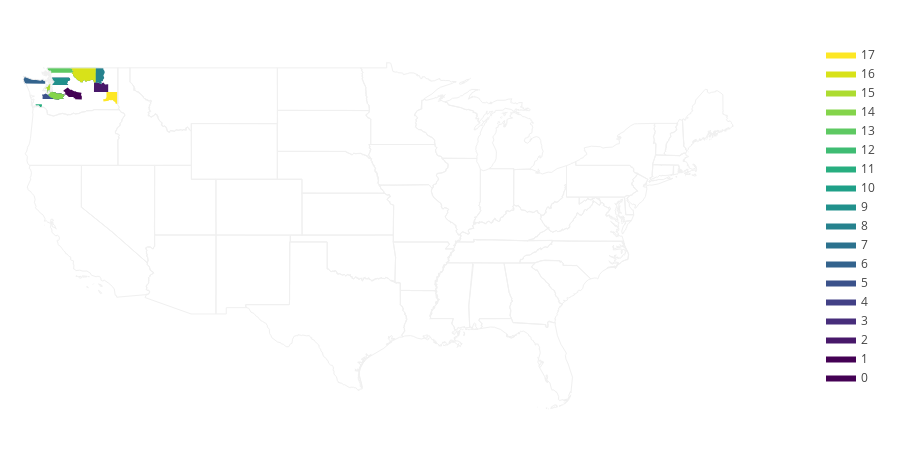

Write notebook code for a chart like this one.
### Code cell
import plotly.figure_factory as ff

fips = ["53053", "53037", "53043", "53053", "53061", "53067", "53009", "53061", "53019", "53061", "53047", "53069", "53053", "53073", "53053", "53035", "53047", "53075"]
values = range(len(fips))

fig = ff.create_choropleth(fips=fips, values=values)
fig.layout.template = None
fig.show()

### Figure 1 — Plotly figure (JSON) as saved in the notebook; plotly's stock layout.template omitted (floating-point values rounded to 4 significant figures; data arrays with more than 128 entries replaced by an {"elided": "..."} marker saying what was removed)
{"data": [{"fill": "toself", "fillcolor": "rgb(68, 1, 84)", "hoverinfo": "none", "line": {"color": "rgb(0, 0, 0)", "width": 0}, "mode": "lines", "name": "0", "type": "scatter", "x": [-122.6, -122.6, -122.6, -122.6, -122.6, null, -122.7, -122.6, -122.6, -122.6, -122.7, null, -122.7, -122.6, -122.5, -122.5, -122.4, -122.4, -122.4, -122.4, -122.3, -122.1, -122.1, -121.9, -121.8, -121.7, -121.6, -121.4, -121.4, -121.5, -121.5, -121.8, -121.8, -122.3, -122.3, -122.5, -122.5, -122.6, -122.6, -122.6, -122.7, null, -122.7, -122.7, -122.6, -122.7, -122.7, null, -122.7, -122.7, -122.7, -122.7, -122.7, null, -122.8, -122.8, -122.8, -122.6, -122.5, -122.6, -122.5, -122.6, -122.7, -122.6, -122.7, -122.8, -122.7, -122.8, -122.8, -122.8, null, -122.8, -122.8, -122.8, -122.8, -122.8, null], "y": [47.15, 47.16, 47.17, 47.15, 47.15, null, 47.27, 47.27, 47.23, 47.22, 47.27, null, 47.08, 47.18, 47.28, 47.32, 47.26, 47.29, 47.31, 47.32, 47.26, 47.26, 47.2, 47.14, 47.17, 47.16, 47.12, 47.09, 47.06, 46.87, 46.78, 46.78, 46.73, 46.77, 46.84, 46.87, 46.91, 46.94, 46.98, 46.98, 47.08, null, 47.21, 47.23, 47.21, 47.19, 47.21, null, 47.16, 47.19, 47.17, 47.13, 47.16, null, 47.25, 47.3, 47.4, 47.4, 47.38, 47.33, 47.29, 47.26, 47.28, 47.38, 47.34, 47.27, 47.23, 47.21, 47.17, 47.25, null, 47.26, 47.27, 47.27, 47.26, 47.26, null]}, {"fill": "toself", "fillcolor": "rgb(68, 1, 84)", "hoverinfo": "none", "line": {"color": "rgb(0, 0, 0)", "width": 0}, "mode": "lines", "name": "1", "type": "scatter", "x": [-121.5, -121.2, -121.1, -120.9, -120.8, -120.6, -120.5, -120.4, -120.1, -120.1, -120.0, -120.0, -120.0, -120.0, -120.0, -119.9, -120.0, -120.5, -120.5, -120.6, -120.6, -121.0, -121.1, -121.2, -121.4, -121.4, -121.3, -121.3, -121.4, -121.3, -121.4, -121.5, null], "y": [47.37, 47.57, 47.6, 47.43, 47.42, 47.31, 47.33, 47.26, 47.26, 47.23, 47.22, 47.13, 47.07, 46.94, 46.86, 46.8, 46.74, 46.74, 46.82, 46.83, 46.91, 46.91, 46.99, 47.07, 47.1, 47.13, 47.14, 47.19, 47.22, 47.28, 47.29, 47.37, null]}, {"fill": "toself", "fillcolor": "rgb(72, 24, 106)", "hoverinfo": "none", "line": {"color": "rgb(0, 0, 0)", "width": 0}, "mode": "lines", "name": "2", "type": "scatter", "x": [-119.0, -119.0, -118.8, -118.7, -118.7, -118.6, -118.5, -118.5, -118.5, -118.4, -118.4, -118.3, -118.2, -118.1, -117.9, -117.8, -117.8, -119.0, -119.0, null], "y": [47.35, 47.94, 47.96, 47.9, 47.94, 47.93, 47.91, 47.88, 47.88, 47.85, 47.83, 47.89, 47.95, 47.8, 47.85, 47.83, 47.26, 47.26, 47.35, null]}, {"fill": "toself", "fillcolor": "rgb(71, 45, 123)", "hoverinfo": "none", "line": {"color": "rgb(0, 0, 0)", "width": 0}, "mode": "lines", "name": "3", "type": "scatter", "x": [-122.6, -122.6, -122.6, -122.6, -122.6, null, -122.7, -122.6, -122.6, -122.6, -122.7, null, -122.7, -122.6, -122.5, -122.5, -122.4, -122.4, -122.4, -122.4, -122.3, -122.1, -122.1, -121.9, -121.8, -121.7, -121.6, -121.4, -121.4, -121.5, -121.5, -121.8, -121.8, -122.3, -122.3, -122.5, -122.5, -122.6, -122.6, -122.6, -122.7, null, -122.7, -122.7, -122.6, -122.7, -122.7, null, -122.7, -122.7, -122.7, -122.7, -122.7, null, -122.8, -122.8, -122.8, -122.6, -122.5, -122.6, -122.5, -122.6, -122.7, -122.6, -122.7, -122.8, -122.7, -122.8, -122.8, -122.8, null, -122.8, -122.8, -122.8, -122.8, -122.8, null], "y": [47.15, 47.16, 47.17, 47.15, 47.15, null, 47.27, 47.27, 47.23, 47.22, 47.27, null, 47.08, 47.18, 47.28, 47.32, 47.26, 47.29, 47.31, 47.32, 47.26, 47.26, 47.2, 47.14, 47.17, 47.16, 47.12, 47.09, 47.06, 46.87, 46.78, 46.78, 46.73, 46.77, 46.84, 46.87, 46.91, 46.94, 46.98, 46.98, 47.08, null, 47.21, 47.23, 47.21, 47.19, 47.21, null, 47.16, 47.19, 47.17, 47.13, 47.16, null, 47.25, 47.3, 47.4, 47.4, 47.38, 47.33, 47.29, 47.26, 47.28, 47.38, 47.34, 47.27, 47.23, 47.21, 47.17, 47.25, null, 47.26, 47.27, 47.27, 47.26, 47.26, null]}, {"fill": "toself", "fillcolor": "rgb(66, 64, 134)", "hoverinfo": "none", "line": {"color": "rgb(0, 0, 0)", "width": 0}, "mode": "lines", "name": "4", "type": "scatter", "x": [-122.3, -122.3, -122.3, -122.3, -122.3, null, -122.4, -122.4, -121.0, -120.9, -121.0, -120.9, -121.0, -121.2, -121.1, -121.2, -121.2, -121.1, -121.1, -122.4, -122.3, -122.2, -122.2, -122.4, -122.4, -122.4, null], "y": [48.02, 48.02, 48.01, 48.01, 48.02, null, 48.25, 48.3, 48.3, 48.16, 48.15, 48.11, 48.07, 48.04, 48.0, 47.9, 47.85, 47.83, 47.78, 47.78, 47.95, 47.97, 48.02, 48.12, 48.18, 48.25, null]}, {"fill": "toself", "fillcolor": "rgb(59, 82, 139)", "hoverinfo": "none", "line": {"color": "rgb(0, 0, 0)", "width": 0}, "mode": "lines", "name": "5", "type": "scatter", "x": [-123.2, -123.2, -123.1, -122.9, -122.9, -122.8, -122.8, -122.8, -122.8, -122.7, -122.7, -122.7, -122.6, -122.6, -122.5, -122.3, -122.3, -122.2, -123.2, -123.2, -123.2, null], "y": [47.01, 47.09, 47.08, 47.19, 47.16, 47.16, 47.12, 47.18, 47.13, 47.1, 47.08, 47.02, 46.97, 46.97, 46.87, 46.84, 46.77, 46.76, 46.76, 47.0, 47.01, null]}, {"fill": "toself", "fillcolor": "rgb(51, 99, 141)", "hoverinfo": "none", "line": {"color": "rgb(0, 0, 0)", "width": 0}, "mode": "lines", "name": "6", "type": "scatter", "x": [-124.6, -124.6, -124.6, -124.6, -124.6, null, -124.7, -124.6, -124.6, -124.7, -124.7, null, -124.7, -124.7, -124.7, -124.7, -124.0, -123.7, -123.3, -123.2, -123.1, -123.1, -123.1, -123.0, -122.9, -122.9, -122.9, -124.6, -124.7, -124.7, -124.7, null, -124.7, -124.7, -124.7, -124.7, -124.7, null, -124.8, -124.8, -124.7, -124.7, -124.8, null, -124.8, -124.8, -124.8, -124.8, -124.8, null], "y": [48.39, 48.39, 48.38, 48.38, 48.39, null, 47.91, 47.91, 47.9, 47.91, 47.91, null, 48.17, 48.33, 48.38, 48.39, 48.16, 48.17, 48.11, 48.12, 48.18, 48.18, 48.16, 48.08, 48.09, 48.07, 47.87, 47.88, 47.97, 48.1, 48.17, null, 48.39, 48.4, 48.39, 48.39, 48.39, null, 48.16, 48.16, 48.16, 48.15, 48.16, null, 48.18, 48.18, 48.17, 48.18, 48.18, null]}, {"fill": "toself", "fillcolor": "rgb(44, 114, 142)", "hoverinfo": "none", "line": {"color": "rgb(0, 0, 0)", "width": 0}, "mode": "lines", "name": "7", "type": "scatter", "x": [-122.3, -122.3, -122.3, -122.3, -122.3, null, -122.4, -122.4, -121.0, -120.9, -121.0, -120.9, -121.0, -121.2, -121.1, -121.2, -121.2, -121.1, -121.1, -122.4, -122.3, -122.2, -122.2, -122.4, -122.4, -122.4, null], "y": [48.02, 48.02, 48.01, 48.01, 48.02, null, 48.25, 48.3, 48.3, 48.16, 48.15, 48.11, 48.07, 48.04, 48.0, 47.9, 47.85, 47.83, 47.78, 47.78, 47.95, 47.97, 48.02, 48.12, 48.18, 48.25, null]}, {"fill": "toself", "fillcolor": "rgb(38, 130, 142)", "hoverinfo": "none", "line": {"color": "rgb(0, 0, 0)", "width": 0}, "mode": "lines", "name": "8", "type": "scatter", "x": [-118.9, -118.8, -118.8, -118.2, -118.2, -118.2, -118.2, -118.1, -118.1, -118.1, -118.2, -118.1, -118.2, -118.2, -118.3, -118.2, -118.4, -118.3, -118.4, -118.4, -118.5, -118.5, -118.5, -118.6, -118.7, -118.7, -118.9, -118.8, -118.9, -118.9, null], "y": [48.64, 48.65, 49.0, 49.0, 49.0, 49.0, 48.88, 48.78, 48.65, 48.53, 48.46, 48.27, 48.21, 48.15, 48.13, 48.06, 48.03, 47.97, 47.83, 47.85, 47.88, 47.88, 47.91, 47.93, 47.94, 47.9, 47.96, 48.48, 48.48, 48.64, null]}, {"fill": "toself", "fillcolor": "rgb(33, 145, 140)", "hoverinfo": "none", "line": {"color": "rgb(0, 0, 0)", "width": 0}, "mode": "lines", "name": "9", "type": "scatter", "x": [-122.3, -122.3, -122.3, -122.3, -122.3, null, -122.4, -122.4, -121.0, -120.9, -121.0, -120.9, -121.0, -121.2, -121.1, -121.2, -121.2, -121.1, -121.1, -122.4, -122.3, -122.2, -122.2, -122.4, -122.4, -122.4, null], "y": [48.02, 48.02, 48.01, 48.01, 48.02, null, 48.25, 48.3, 48.3, 48.16, 48.15, 48.11, 48.07, 48.04, 48.0, 47.9, 47.85, 47.83, 47.78, 47.78, 47.95, 47.97, 48.02, 48.12, 48.18, 48.25, null]}, {"fill": "toself", "fillcolor": "rgb(31, 160, 136)", "hoverinfo": "none", "line": {"color": "rgb(0, 0, 0)", "width": 0}, "mode": "lines", "name": "10", "type": "scatter", "x": [-120.9, -120.9, -118.8, -118.8, -118.9, -118.9, -118.8, -118.8, -119.0, -119.0, -119.0, -119.1, -119.1, -119.3, -119.3, -119.3, -119.5, -119.6, -119.7, -119.7, -119.8, -119.9, -119.9, -120.1, -120.1, -120.3, -120.4, -120.4, -120.5, -120.6, -120.6, -120.6, -120.7, -120.6, -120.6, -120.7, -120.7, -120.8, -120.8, -120.7, -120.7, -120.7, -120.8, -120.8, -120.8, -120.9, null], "y": [48.98, 49.0, 49.0, 48.65, 48.64, 48.48, 48.48, 47.96, 47.95, 48.02, 48.04, 48.14, 48.15, 48.1, 48.11, 48.05, 48.08, 48.0, 48.02, 48.09, 48.1, 48.05, 47.96, 47.97, 48.06, 48.13, 48.16, 48.22, 48.31, 48.32, 48.37, 48.4, 48.45, 48.5, 48.53, 48.53, 48.58, 48.58, 48.63, 48.72, 48.79, 48.86, 48.88, 48.94, 48.94, 48.98, null]}, {"fill": "toself", "fillcolor": "rgb(40, 174, 128)", "hoverinfo": "none", "line": {"color": "rgb(0, 0, 0)", "width": 0}, "mode": "lines", "name": "11", "type": "scatter", "x": [-123.7, -123.7, -123.2, -123.2, -123.4, -123.4, -123.4, -123.5, -123.7, -123.7, null], "y": [46.31, 46.38, 46.39, 46.17, 46.15, 46.18, 46.23, 46.27, 46.27, 46.31, null]}, {"fill": "toself", "fillcolor": "rgb(63, 188, 115)", "hoverinfo": "none", "line": {"color": "rgb(0, 0, 0)", "width": 0}, "mode": "lines", "name": "12", "type": "scatter", "x": [-122.6, -122.6, -122.6, -122.6, -122.6, null, -122.7, -122.6, -122.6, -122.6, -122.7, null, -122.7, -122.6, -122.5, -122.5, -122.4, -122.4, -122.4, -122.4, -122.3, -122.1, -122.1, -121.9, -121.8, -121.7, -121.6, -121.4, -121.4, -121.5, -121.5, -121.8, -121.8, -122.3, -122.3, -122.5, -122.5, -122.6, -122.6, -122.6, -122.7, null, -122.7, -122.7, -122.6, -122.7, -122.7, null, -122.7, -122.7, -122.7, -122.7, -122.7, null, -122.8, -122.8, -122.8, -122.6, -122.5, -122.6, -122.5, -122.6, -122.7, -122.6, -122.7, -122.8, -122.7, -122.8, -122.8, -122.8, null, -122.8, -122.8, -122.8, -122.8, -122.8, null], "y": [47.15, 47.16, 47.17, 47.15, 47.15, null, 47.27, 47.27, 47.23, 47.22, 47.27, null, 47.08, 47.18, 47.28, 47.32, 47.26, 47.29, 47.31, 47.32, 47.26, 47.26, 47.2, 47.14, 47.17, 47.16, 47.12, 47.09, 47.06, 46.87, 46.78, 46.78, 46.73, 46.77, 46.84, 46.87, 46.91, 46.94, 46.98, 46.98, 47.08, null, 47.21, 47.23, 47.21, 47.19, 47.21, null, 47.16, 47.19, 47.17, 47.13, 47.16, null, 47.25, 47.3, 47.4, 47.4, 47.38, 47.33, 47.29, 47.26, 47.28, 47.38, 47.34, 47.27, 47.23, 47.21, 47.17, 47.25, null, 47.26, 47.27, 47.27, 47.26, 47.26, null]}, {"fill": "toself", "fillcolor": "rgb(94, 201, 98)", "hoverinfo": "none", "line": {"color": "rgb(0, 0, 0)", "width": 0}, "mode": "lines", "name": "13", "type": "scatter", "x": [-122.6, -122.6, -122.6, -122.6, -122.6, null, -122.7, -122.6, -122.6, -122.6, -122.7, null, -122.7, -122.7, -122.6, -122.7, -122.7, null, -122.8, -122.8, -120.9, -120.9, -120.8, -120.8, -120.7, -120.7, -120.7, -120.7, -120.9, -122.5, -122.5, -122.5, -122.6, -122.7, -122.7, -122.6, -122.7, -122.7, -122.8, -122.7, -122.8, null, -123.1, -123.0, -123.0, -123.1, -123.1, null], "y": [48.65, 48.66, 48.65, 48.65, 48.65, null, 48.71, 48.72, 48.7, 48.69, 48.71, null, 48.73, 48.73, 48.64, 48.72, 48.73, null, 48.95, 49.0, 49.0, 48.97, 48.94, 48.88, 48.86, 48.79, 48.72, 48.66, 48.64, 48.65, 48.72, 48.75, 48.78, 48.72, 48.74, 48.79, 48.79, 48.85, 48.89, 48.93, 48.95, null, 49.0, 49.0, 48.98, 48.97, 49.0, null]}, {"fill": "toself", "fillcolor": "rgb(132, 212, 75)", "hoverinfo": "none", "line": {"color": "rgb(0, 0, 0)", "width": 0}, "mode": "lines", "name": "14", "type": "scatter", "x": [-122.6, -122.6, -122.6, -122.6, -122.6, null, -122.7, -122.6, -122.6, -122.6, -122.7, null, -122.7, -122.6, -122.5, -122.5, -122.4, -122.4, -122.4, -122.4, -122.3, -122.1, -122.1, -121.9, -121.8, -121.7, -121.6, -121.4, -121.4, -121.5, -121.5, -121.8, -121.8, -122.3, -122.3, -122.5, -122.5, -122.6, -122.6, -122.6, -122.7, null, -122.7, -122.7, -122.6, -122.7, -122.7, null, -122.7, -122.7, -122.7, -122.7, -122.7, null, -122.8, -122.8, -122.8, -122.6, -122.5, -122.6, -122.5, -122.6, -122.7, -122.6, -122.7, -122.8, -122.7, -122.8, -122.8, -122.8, null, -122.8, -122.8, -122.8, -122.8, -122.8, null], "y": [47.15, 47.16, 47.17, 47.15, 47.15, null, 47.27, 47.27, 47.23, 47.22, 47.27, null, 47.08, 47.18, 47.28, 47.32, 47.26, 47.29, 47.31, 47.32, 47.26, 47.26, 47.2, 47.14, 47.17, 47.16, 47.12, 47.09, 47.06, 46.87, 46.78, 46.78, 46.73, 46.77, 46.84, 46.87, 46.91, 46.94, 46.98, 46.98, 47.08, null, 47.21, 47.23, 47.21, 47.19, 47.21, null, 47.16, 47.19, 47.17, 47.13, 47.16, null, 47.25, 47.3, 47.4, 47.4, 47.38, 47.33, 47.29, 47.26, 47.28, 47.38, 47.34, 47.27, 47.23, 47.21, 47.17, 47.25, null, 47.26, 47.27, 47.27, 47.26, 47.26, null]}, {"fill": "toself", "fillcolor": "rgb(173, 220, 48)", "hoverinfo": "none", "line": {"color": "rgb(0, 0, 0)", "width": 0}, "mode": "lines", "name": "15", "type": "scatter", "x": [-122.5, -122.5, -122.5, -122.5, -122.5, null, -123.0, -122.9, -122.8, -122.7, -122.6, -122.6, -122.5, -122.5, -122.6, -122.5, -122.5, -122.5, -122.5, -122.5, -122.5, -122.6, -122.8, -122.8, -123.0, null], "y": [47.55, 47.55, 47.54, 47.53, 47.55, null, 47.53, 47.62, 47.67, 47.77, 47.86, 47.94, 47.91, 47.76, 47.75, 47.7, 47.59, 47.58, 47.56, 47.52, 47.51, 47.4, 47.4, 47.52, 47.53, null]}, {"fill": "toself", "fillcolor": "rgb(216, 226, 25)", "hoverinfo": "none", "line": {"color": "rgb(0, 0, 0)", "width": 0}, "mode": "lines", "name": "16", "type": "scatter", "x": [-120.9, -120.9, -118.8, -118.8, -118.9, -118.9, -118.8, -118.8, -119.0, -119.0, -119.0, -119.1, -119.1, -119.3, -119.3, -119.3, -119.5, -119.6, -119.7, -119.7, -119.8, -119.9, -119.9, -120.1, -120.1, -120.3, -120.4, -120.4, -120.5, -120.6, -120.6, -120.6, -120.7, -120.6, -120.6, -120.7, -120.7, -120.8, -120.8, -120.7, -120.7, -120.7, -120.8, -120.8, -120.8, -120.9, null], "y": [48.98, 49.0, 49.0, 48.65, 48.64, 48.48, 48.48, 47.96, 47.95, 48.02, 48.04, 48.14, 48.15, 48.1, 48.11, 48.05, 48.08, 48.0, 48.02, 48.09, 48.1, 48.05, 47.96, 47.97, 48.06, 48.13, 48.16, 48.22, 48.31, 48.32, 48.37, 48.4, 48.45, 48.5, 48.53, 48.53, 48.58, 48.58, 48.63, 48.72, 48.79, 48.86, 48.88, 48.94, 48.94, 48.98, null]}, {"fill": "toself", "fillcolor": "rgb(253, 231, 37)", "hoverinfo": "none", "line": {"color": "rgb(0, 0, 0)", "width": 0}, "mode": "lines", "name": "17", "type": "scatter", "x": [-118.2, -118.0, -118.0, -118.0, -117.0, -117.0, -117.2, -117.3, -117.3, -117.5, -117.6, -117.7, -117.8, -117.9, -117.9, -118.2, -118.2, -118.2, -118.2, null], "y": [46.73, 46.79, 46.91, 47.26, 47.26, 46.43, 46.42, 46.54, 46.59, 46.7, 46.67, 46.69, 46.63, 46.62, 46.59, 46.55, 46.59, 46.62, 46.73, null]}, {"hoverinfo": "text", "legendgroup": "centroids", "marker": {"color": "white", "opacity": 0}, "mode": "markers", "name": "US Counties", "selected": {"marker": {"color": "white", "opacity": 1, "size": 3}}, "showlegend": false, "text": ["County: Kitsap<br>State: Washington<br>FIPS: 53035<br>Value: 15", "County: Kitsap<br>State: Washington<br>FIPS: 53035<br>Value: 15", "County: Pierce<br>State: Washington<br>FIPS: 53053<br>Value: 14", "County: Pierce<br>State: Washington<br>FIPS: 53053<br>Value: 14", "County: Pierce<br>State: Washington<br>FIPS: 53053<br>Value: 14", "County: Pierce<br>State: Washington<br>FIPS: 53053<br>Value: 14", "County: Pierce<br>State: Washington<br>FIPS: 53053<br>Value: 14", "County: Pierce<br>State: Washington<br>FIPS: 53053<br>Value: 14", "County: Pierce<br>State: Washington<br>FIPS: 53053<br>Value: 14", "County: Whatcom<br>State: Washington<br>FIPS: 53073<br>Value: 13", "County: Whatcom<br>State: Washington<br>FIPS: 53073<br>Value: 13", "County: Whatcom<br>State: Washington<br>FIPS: 53073<br>Value: 13", "County: Whatcom<br>State: Washington<br>FIPS: 53073<br>Value: 13", "County: Whatcom<br>State: Washington<br>FIPS: 53073<br>Value: 13", "County: Pierce<br>State: Washington<br>FIPS: 53053<br>Value: 12", "County: Pierce<br>State: Washington<br>FIPS: 53053<br>Value: 12", "County: Pierce<br>State: Washington<br>FIPS: 53053<br>Value: 12", "County: Pierce<br>State: Washington<br>FIPS: 53053<br>Value: 12", "County: Pierce<br>State: Washington<br>FIPS: 53053<br>Value: 12", "County: Pierce<br>State: Washington<br>FIPS: 53053<br>Value: 12", "County: Pierce<br>State: Washington<br>FIPS: 53053<br>Value: 12", "County: Snohomish<br>State: Washington<br>FIPS: 53061<br>Value: 9", "County: Snohomish<br>State: Washington<br>FIPS: 53061<br>Value: 9", "County: Snohomish<br>State: Washington<br>FIPS: 53061<br>Value: 7", "County: Snohomish<br>State: Washington<br>FIPS: 53061<br>Value: 7", "County: Clallam<br>State: Washington<br>FIPS: 53009<br>Value: 6", "County: Clallam<br>State: Washington<br>FIPS: 53009<br>Value: 6", "County: Clallam<br>State: Washington<br>FIPS: 53009<br>Value: 6", "County: Clallam<br>State: Washington<br>FIPS: 53009<br>Value: 6", "County: Clallam<br>State: Washington<br>FIPS: 53009<br>Value: 6", "County: Clallam<br>State: Washington<br>FIPS: 53009<br>Value: 6", "County: Snohomish<br>State: Washington<br>FIPS: 53061<br>Value: 4", "County: Snohomish<br>State: Washington<br>FIPS: 53061<br>Value: 4", "County: Pierce<br>State: Washington<br>FIPS: 53053<br>Value: 3", "County: Pierce<br>State: Washington<br>FIPS: 53053<br>Value: 3", "County: Pierce<br>State: Washington<br>FIPS: 53053<br>Value: 3", "County: Pierce<br>State: Washington<br>FIPS: 53053<br>Value: 3", "County: Pierce<br>State: Washington<br>FIPS: 53053<br>Value: 3", "County: Pierce<br>State: Washington<br>FIPS: 53053<br>Value: 3", "County: Pierce<br>State: Washington<br>FIPS: 53053<br>Value: 3", "County: Pierce<br>State: Washington<br>FIPS: 53053<br>Value: 0", "County: Pierce<br>State: Washington<br>FIPS: 53053<br>Value: 0", "County: Pierce<br>State: Washington<br>FIPS: 53053<br>Value: 0", "County: Pierce<br>State: Washington<br>FIPS: 53053<br>Value: 0", "County: Pierce<br>State: Washington<br>FIPS: 53053<br>Value: 0", "County: Pierce<br>State: Washington<br>FIPS: 53053<br>Value: 0", "County: Pierce<br>State: Washington<br>FIPS: 53053<br>Value: 0", "County: Kittitas<br>State: Washington<br>FIPS: 53037<br>Value: 1", "County: Lincoln<br>State: Washington<br>FIPS: 53043<br>Value: 2", "County: Thurston<br>State: Washington<br>FIPS: 53067<br>Value: 5", "County: Ferry<br>State: Washington<br>FIPS: 53019<br>Value: 8", "County: Okanogan<br>State: Washington<br>FIPS: 53047<br>Value: 10", "County: Wahkiakum<br>State: Washington<br>FIPS: 53069<br>Value: 11", "County: Okanogan<br>State: Washington<br>FIPS: 53047<br>Value: 16", "County: Whitman<br>State: Washington<br>FIPS: 53075<br>Value: 17"], "type": "scatter", "unselected": {"marker": {"opacity": 0}}, "x": [[-122.5], [-122.7], [-122.6], [-122.6], [-122.1], [-122.7], [-122.7], [-122.7], [-122.8], [-122.6], [-122.6], [-122.7], [-121.7], [-123.1], [-122.6], [-122.6], [-122.1], [-122.7], [-122.7], [-122.7], [-122.8], [-122.3], [-121.7], [-122.3], [-121.7], [-124.6], [-124.6], [-123.9], [-124.7], [-124.8], [-124.8], [-122.3], [-121.7], [-122.6], [-122.6], [-122.1], [-122.7], [-122.7], [-122.7], [-122.8], [-122.6], [-122.6], [-122.1], [-122.7], [-122.7], [-122.7], [-122.8], -120.7, -118.4, -122.8, -118.5, -119.7, -123.4, -119.7, -117.5], "y": [[47.54], [47.61], [47.16], [47.25], [47.0], [47.21], [47.16], [47.32], [47.26], [48.65], [48.7], [48.69], [48.83], [48.99], [47.16], [47.25], [47.0], [47.21], [47.16], [47.32], [47.26], [48.01], [48.05], [48.01], [48.05], [48.38], [47.91], [48.05], [48.39], [48.16], [48.18], [48.01], [48.05], [47.16], [47.25], [47.0], [47.21], [47.16], [47.32], [47.26], [47.16], [47.25], [47.0], [47.21], [47.16], [47.32], [47.26], 47.12, 47.58, 46.93, 48.47, 48.55, 46.29, 48.55, 46.9]}, {"hoverinfo": "text", "legendgroup": "States", "line": {"color": "rgb(240, 240, 240)", "width": 1}, "mode": "lines", "showlegend": false, "type": "scatter", "x": {"elided": "10570 float values"}, "y": {"elided": "10570 float values"}}], "layout": {"annotations": [{"showarrow": false, "text": "<b></b>", "x": 1, "xanchor": "right", "xref": "paper", "y": 1.05, "yref": "paper"}], "dragmode": "select", "height": 450, "hovermode": "closest", "legend": {"traceorder": "reversed", "x": 1, "xanchor": "right", "y": 1, "yanchor": "top"}, "margin": {"b": 20, "l": 20, "r": 20, "t": 40}, "width": 900, "xaxis": {"autorange": false, "fixedrange": true, "range": [-125, -55], "showgrid": false, "showticklabels": false, "zeroline": false}, "yaxis": {"autorange": false, "fixedrange": true, "range": [23, 51], "showgrid": false, "showticklabels": false, "zeroline": false}}}
